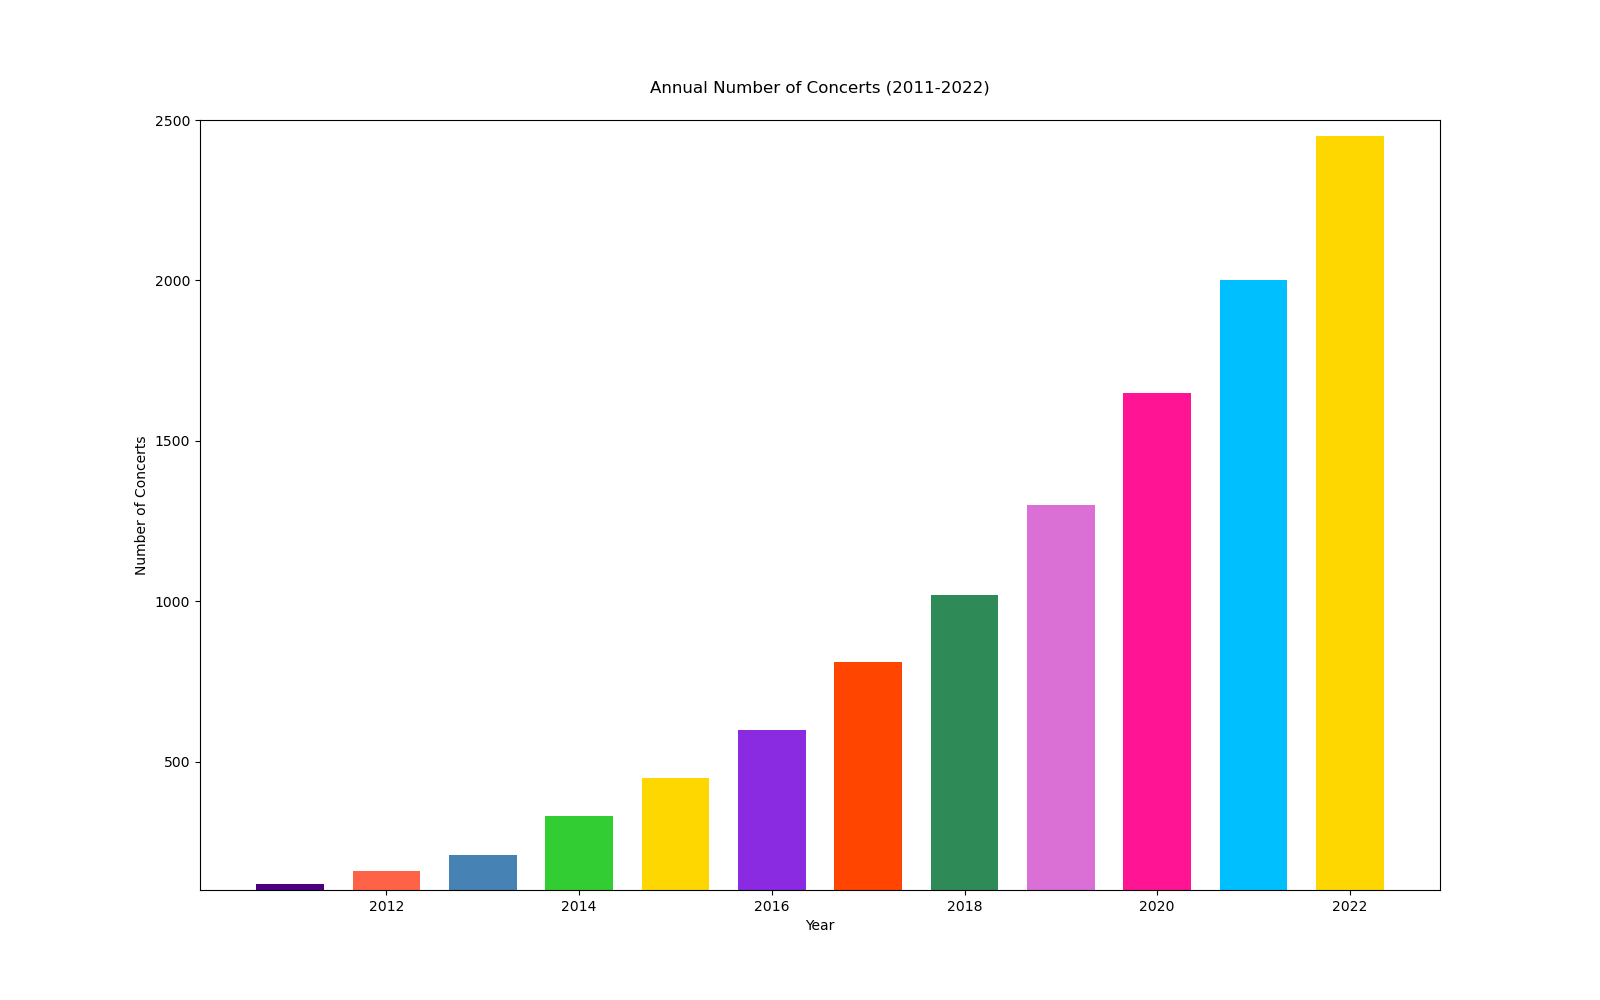

This figure's Python source:

import matplotlib.pyplot as plt

# Data
years = [
    2011, 2012, 2013, 2014, 2015,
    2016, 2017, 2018, 2019, 2020,
    2021, 2022
]
concerts = [
    120, 160, 210, 330, 450,
    600, 810, 1020, 1300, 1650,
    2000, 2450
]

# Plot configuration
plt.figure(figsize=(16, 10))
bars = plt.bar(years, concerts, width=0.7, color=[
    '#4B0082', '#FF6347', '#4682B4', '#32CD32',
    '#FFD700', '#8A2BE2', '#FF4500', '#2E8B57',
    '#DA70D6', '#FF1493', '#00BFFF', '#FFD700',
])

# Axes labels and title
plt.ylabel('Number of Concerts')
plt.xlabel('Year')
plt.title('Annual Number of Concerts (2011-2022)', pad=20)

# Set y-axis limit
plt.ylim(100, 2500)

# Show the plot
plt.show()
